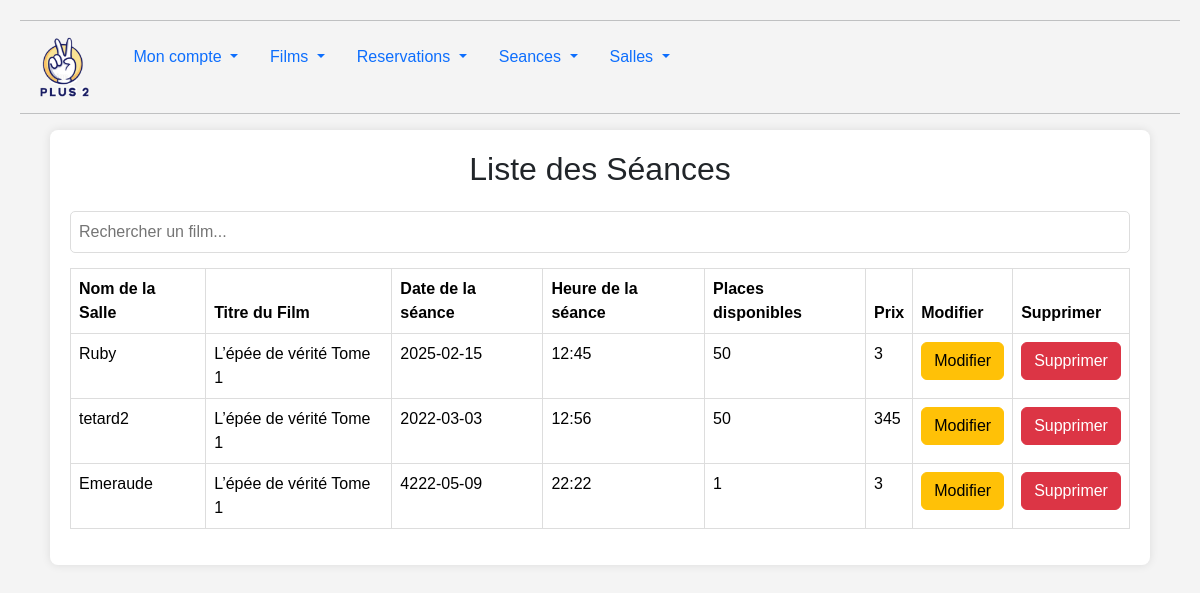
Page /vue/afficherSeance.php (signed in) on the committed database.
### tables this page shows
CREATE TABLE `seance` (
  `id_seance` int(11) NOT NULL,
  `date` date NOT NULL,
  `heure` time(6) NOT NULL,
  `nb_place_dispo` int(11) NOT NULL,
  `prix` int(11) NOT NULL,
  `ref_films` int(11) NOT NULL,
  `ref_salle` int(11) NOT NULL
);

CREATE TABLE `salle` (
  `id_salle` int(11) NOT NULL,
  `nom_salle` varchar(50) NOT NULL,
  `place_totale` int(11) NOT NULL
);

CREATE TABLE `films` (
  `id_films` int(11) NOT NULL,
  `titre` varchar(50) NOT NULL,
  `description` varchar(999) NOT NULL,
  `genre` varchar(100) NOT NULL,
  `duree` varchar(11) NOT NULL,
  `affiche` varchar(10) NOT NULL
);

### src/repository/SeanceRepo.php (called while the page is built, shortened)
<?php
class SeanceRepo
{
    private $bdd;
    public function __construct()
    {
        $this->bdd = new BDD();
    }
    public function afficherSeances()
    {
        $affiche = "SELECT *,DATE_FORMAT(heure,'%H:%i') as heure_complete,(nb_place_dispo-nb_place_reserver) as nb_plc_dispo,nom_salle,titre,id_films,id_salle FROM `seance`
LEFT JOIN films on id_films=ref_films
LEFT JOIN salle on id_salle=ref_salle
LEFT JOIN reservation on id_seance=ref_seance";
        $req = $this->bdd->getBdd()->prepare($affiche);
        $req->execute();
        return $req->fetchAll();
    }
}
?>

### src/bdd/BDD.php (called while the page is built)
<?php
class BDD
{
    private $bdd;
    public function __construct()
    {
        $this->bdd = new PDO('mysql:host=localhost;dbname=rmr_cinema;charset=utf8', 'root','' );
    }
    public function getBdd()
    {
        return $this->bdd;
    }
}

### vue/afficherSeance.php (the view, shortened to what this page needs)
<?php
require_once '../src/bdd/Bdd.php';
require_once '../src/repository/SeanceRepo.php';
$seanceRepo = new SeanceRepo();
$resultat = $seanceRepo->afficherSeances();
?>
<!DOCTYPE html>
<html lang="fr">
<head>
    <link href="https://cdn.jsdelivr.net/npm/bootstrap@5.3.3/dist/css/bootstrap.min.css" rel="stylesheet">
</head>
<body>
<header>
    <hr>
    <menu class="nav">
        <li>
            <a class="navbar-brand" href="accueil.php"><img src="../assets/img/logoV2.jpg" style="height: 60px; margin-left: 20px;"></a>
            <button class="navbar-toggler" type="button" data-bs-toggle="collapse" data-bs-target="#navbarSupportedContent" aria-controls="navbarSupportedContent" aria-expanded="false" aria-label="Toggle navigation">
                <span class="navbar-toggler-icon"></span>
            </button>
        </li>
        <li class="nav-item dropdown">
            <a class="nav-link dropdown-toggle" href="#" role="button" data-bs-toggle="dropdown" aria-expanded="false">
                Mon compte
            </a>
        </li>
        <li class="nav-item dropdown">
            <a class="nav-link dropdown-toggle" href="#" role="button" data-bs-toggle="dropdown" aria-expanded="false">
                Films
            </a>
        </li>
        <li class="nav-item dropdown">
            <a class="nav-link dropdown-toggle" href="#" role="button" data-bs-toggle="dropdown" aria-expanded="false">
                Reservations
            </a>
        </li>
        <li class="nav-item dropdown">
            <a class="nav-link dropdown-toggle" href="#" role="button" data-bs-toggle="dropdown" aria-expanded="false">
                Seances
            </a>
        </li>
        <li class="nav-item dropdown">
            <a class="nav-link dropdown-toggle" href="#" role="button" data-bs-toggle="dropdown" aria-expanded="false">
                Salles
            </a>
        </li>
    </menu>
    <hr>
</header>
<div class="container">
    <div class="top-section">
        <h2>Liste des Séances</h2>
    </div>
    <input type="text" id="search" class="search-bar" onkeyup="filterSeance()" placeholder="Rechercher un film...">
    <table class="table">
        <thead>
        <tr>
            <th>Nom de la Salle</th>
            <th>Titre du Film</th>
            <th>Date de la séance</th>
            <th>Heure de la séance</th>
            <th>Places disponibles</th>
            <th>Prix</th>
            <th>Modifier</th>
            <th>Supprimer</th>
        </tr>
        </thead>
        <tbody>
        <?php foreach ($resultat as $seance): ?>
            <tr>
                <td><?= htmlspecialchars($seance["nom_salle"]) ?></td>
                <td><?= htmlspecialchars($seance["titre"]) ?></td>
                <td><?= htmlspecialchars($seance['date']) ?></td>
                <td><?= htmlspecialchars($seance['heure_complete']) ?></td>
                <td><?= $seance['nb_plc_dispo'] ?? $seance['nb_place_dispo'] ?></td>
                <td><?= htmlspecialchars($seance['prix']) ?></td>
                <td>
                    <a href='modifierSeance.php?id=<?= $seance["id_seance"] ?>'>
                        <button type='button' class='btn btn-warning'>Modifier</button>
                    </a>
                </td>
                <td>
                    <button type='button' class='btn btn-danger' onclick="confirmDelete(<?= $seance['id_seance'] ?>)">
                        Supprimer
                    </button>
                </td>
            </tr>
        <?php endforeach; ?>
        </tbody>
    </table>
</div>
</body>
</html>

### vue/afficherSeance.php (style rules this page uses)
body { font-family: Arial, sans-serif; margin: 20px; background-color: #f4f4f4; }
.container { max-width: 1100px; margin: auto; background: white; padding: 20px; border-radius: 8px; box-shadow: 0px 0px 10px rgba(0, 0, 0, 0.1); }
.top-section { display: flex; flex-direction: column; align-items: center; margin-bottom: 15px; }
.search-bar { width: 100%; padding: 8px; margin-bottom: 15px; border: 1px solid #ddd; border-radius: 5px; }
table { width: 100%; border-collapse: collapse; }
th, td { border: 1px solid #ddd; padding: 8px; text-align: left; }

### rows in the picture
seance: salle.nom_salle "Ruby", films.titre "L’épée de vérité Tome 1", date "2025-02-15", heure_complete "12:45", nb_place_dispo "50", prix "3"
seance: salle.nom_salle "tetard2", films.titre "L’épée de vérité Tome 1", date "2022-03-03", heure_complete "12:56", nb_place_dispo "50", prix "345"
seance: salle.nom_salle "Emeraude", films.titre "L’épée de vérité Tome 1", date "4222-05-09", heure_complete "22:22", nb_place_dispo "1", prix "3"
